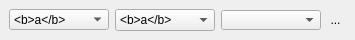
<?xml version="1.0" encoding="UTF-8"?>
<ui version="4.0">
 <class>DeviceListWidget</class>
 <widget class="QWidget" name="DeviceListWidget">
  <property name="windowModality">
   <enum>Qt::WindowModal</enum>
  </property>
  <property name="enabled">
   <bool>true</bool>
  </property>
  <property name="geometry">
   <rect>
    <x>0</x>
    <y>0</y>
    <width>355</width>
    <height>40</height>
   </rect>
  </property>
  <property name="minimumSize">
   <size>
    <width>200</width>
    <height>39</height>
   </size>
  </property>
  <property name="maximumSize">
   <size>
    <width>400</width>
    <height>16777215</height>
   </size>
  </property>
  <property name="windowTitle">
   <string>Form</string>
  </property>
  <widget class="QComboBox" name="cboDeviceFamily">
   <property name="geometry">
    <rect>
     <x>9</x>
     <y>9</y>
     <width>100</width>
     <height>21</height>
    </rect>
   </property>
   <property name="minimumSize">
    <size>
     <width>0</width>
     <height>21</height>
    </size>
   </property>
   <property name="maximumSize">
    <size>
     <width>100</width>
     <height>16777215</height>
    </size>
   </property>
   <item>
    <property name="text">
     <string>&lt;b&gt;a&lt;/b&gt;</string>
    </property>
    <property name="icon">
     <iconset resource="../MultiProg.qrc">
      <normaloff>:/images/paste.png</normaloff>:/images/paste.png</iconset>
    </property>
   </item>
   <item>
    <property name="text">
     <string>New Item</string>
    </property>
   </item>
  </widget>
  <widget class="QComboBox" name="cboDeviceTypes">
   <property name="geometry">
    <rect>
     <x>115</x>
     <y>9</y>
     <width>100</width>
     <height>22</height>
    </rect>
   </property>
   <property name="maximumSize">
    <size>
     <width>100</width>
     <height>16777215</height>
    </size>
   </property>
   <item>
    <property name="text">
     <string>&lt;b&gt;a&lt;/b&gt;</string>
    </property>
    <property name="icon">
     <iconset resource="../MultiProg.qrc">
      <normaloff>:/images/paste.png</normaloff>:/images/paste.png</iconset>
    </property>
   </item>
   <item>
    <property name="text">
     <string>New Item</string>
    </property>
   </item>
  </widget>
  <widget class="QComboBox" name="cboDevicesInfo">
   <property name="geometry">
    <rect>
     <x>221</x>
     <y>10</y>
     <width>100</width>
     <height>20</height>
    </rect>
   </property>
   <property name="minimumSize">
    <size>
     <width>100</width>
     <height>0</height>
    </size>
   </property>
   <property name="maximumSize">
    <size>
     <width>100</width>
     <height>16777215</height>
    </size>
   </property>
  </widget>
  <widget class="QToolButton" name="btnDetectDevice">
   <property name="geometry">
    <rect>
     <x>320</x>
     <y>4</y>
     <width>31</width>
     <height>31</height>
    </rect>
   </property>
   <property name="autoFillBackground">
    <bool>false</bool>
   </property>
   <property name="inputMethodHints">
    <set>Qt::ImhNone</set>
   </property>
   <property name="text">
    <string>...</string>
   </property>
   <property name="icon">
    <iconset resource="../MultiProg.qrc">
     <normaloff>:/icon/ArtWork Icon 16.ico</normaloff>:/icon/ArtWork Icon 16.ico</iconset>
   </property>
   <property name="iconSize">
    <size>
     <width>32</width>
     <height>32</height>
    </size>
   </property>
   <property name="checkable">
    <bool>false</bool>
   </property>
   <property name="toolButtonStyle">
    <enum>Qt::ToolButtonIconOnly</enum>
   </property>
   <property name="autoRaise">
    <bool>true</bool>
   </property>
  </widget>
 </widget>
 <resources>
  <include location="../MultiProg.qrc"/>
 </resources>
 <connections/>
</ui>
